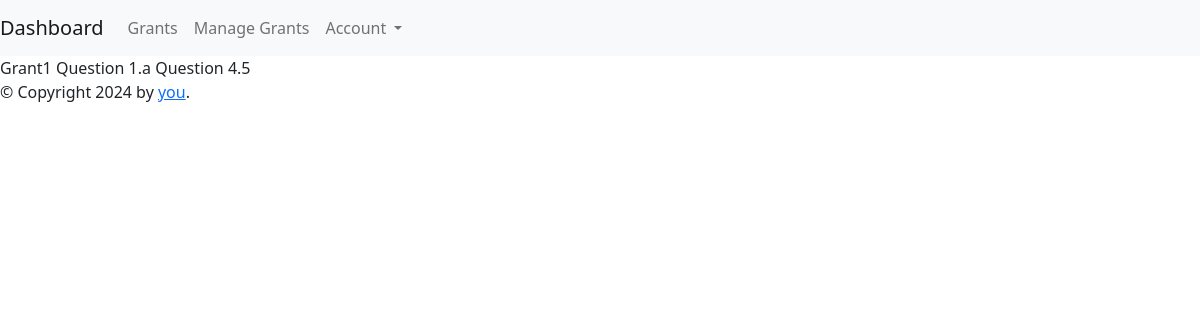
Before: /apply-to-grant/1 with the older database file.
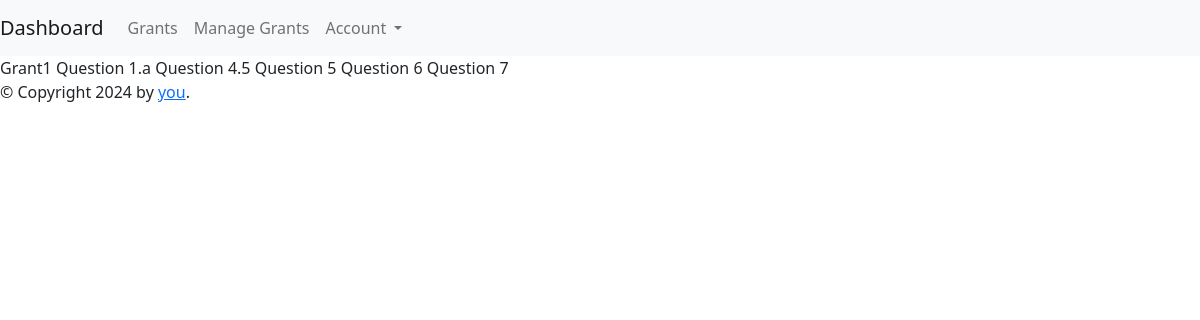
After: the same page with the newer database file.
### app.py (models this page shows, shortened)
class GrantQuestion(db.Model):
    id = db.Column(db.Integer, primary_key=True)
    grant_id = db.Column(db.Integer, db.ForeignKey('grant.id'))
    grant = db.relationship('Grant', backref='questions')
    question = db.Column(db.String(200), unique=True, nullable=False)
    created_on = db.Column(db.DateTime, default=datetime.utcnow)

### app.py (the view)
@app.route("/apply-to-grant/<int:grant_id>", methods=['GET', 'POST'])
def apply_to_grant(grant_id):
    grant = Grant.query.get_or_404(grant_id)
    grant_questions = GrantQuestion.query.filter_by(grant_id=grant_id)
    for grantquestion in grant_questions:
        print(grantquestion.question)
    return render_template('grantee/apply-to-grant.html',
        grant_id=grant_id,
        grant=grant,
        grant_questions=grant_questions)

### templates/grantee/apply-to-grant.html
{% extends 'base/base.html' %}
{%block content%}
{{grant.grant_title}}
 {%for grantquestion in grant_questions%}
 {{grantquestion.question}}
 {%endfor%}
{%endblock%}

Changed rows visible on the page:
added GrantQuestion: question "Question 5"
added GrantQuestion: question "Question 6"
added GrantQuestion: question "Question 7"
